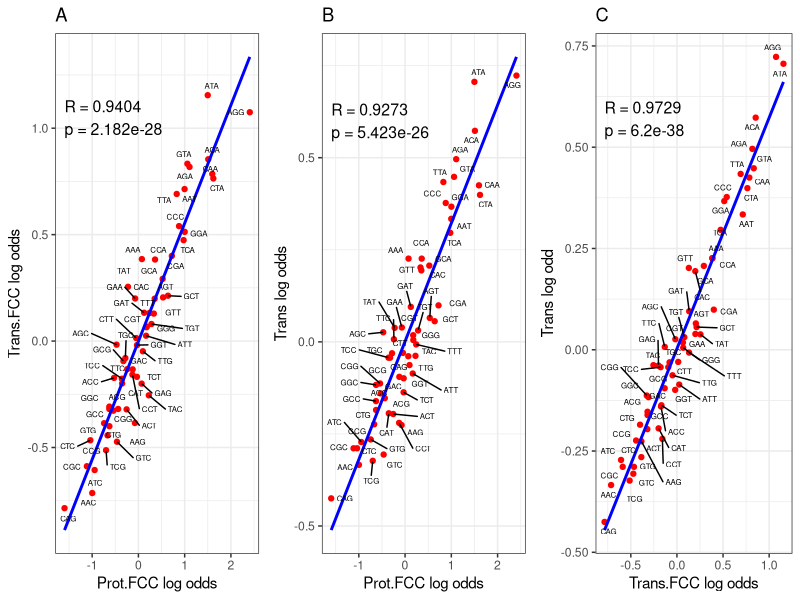

R code for this plot:
library(ggplot2)
library(ggrepel)
library(gridExtra)

prot_FCC <- read.csv("Prot_FCC_log_odds.csv")
trans_FCC <- read.csv("Trans_FCC_log_odds.csv")
trans <- read.csv("Trans_log_odds.csv")

#Rename columns of the log_odds in each 
names(prot_FCC)[names(prot_FCC) == "Log_Odds"] <- "Prot.FCC.odds"
names(trans_FCC)[names(trans_FCC) == "Log_Odds"] <- "Trans.FCC.odds"
names(trans)[names(trans) == "Log_Odds"] <- "Trans.odds"
#Renaming the columns of the std errors in each 
names(prot_FCC)[names(prot_FCC) == "Std_Error"] <- "Prot.FCC.Std"
names(trans_FCC)[names(trans_FCC) == "Std_Error"] <- "Trans.FCC.Std"
names(trans)[names(trans) == "Std_Error"] <- "Trans.Std"

merged_list <- list(prot_FCC, trans_FCC, trans)
#Merging the data frames within merged_list using the base reduce function -- this is not the most efficient for large data sets -
#I will consider using the reduce() function from tidyverse as it is more fast/efficient
merged_df <- Reduce(function(x,y) merge(x,y, by = c("Amino_acid","Codon"), all=TRUE), merged_list)

merged_df <- merged_df[, c("Amino_acid", "Codon",  
                           "Prot.FCC.odds", "Prot.FCC.Std", 
                           "Trans.FCC.odds", "Trans.FCC.Std",  
                           "Trans.odds", "Trans.Std", 
                           "Last_base")]
#Extracting the log odds columns from each df
Prot_FCC <- unlist(merged_df$Prot.FCC.odds)
Trans_FCC <- unlist(merged_df$Trans.FCC.odds)
Trans <- unlist(merged_df$Trans.odds)
#Performing a pearson correlation test between the three metrics
cor_test1 <- cor.test(Prot_FCC, Trans_FCC, method = "pearson")
cor_test2 <- cor.test(Prot_FCC, Trans, method = "pearson")
cor_test3 <- cor.test(Trans, Trans_FCC, method = "pearson")
#Pulling out the R-values and P-values to a variable
r1_value <- round(cor_test1$estimate, digits = 4)
p1_value <- signif(cor_test1$p.value, digits = 4)
r2_value <- round(cor_test2$estimate, digits = 4)
p2_value <- signif(cor_test2$p.value, digits = 4)
r3_value <- round(cor_test3$estimate, digits = 4)
p3_value <- signif(cor_test3$p.value, digits = 4)

                    
  p1 <- ggplot(merged_df, aes(x = merged_df$Prot.FCC.odds, y = merged_df$Trans.FCC.odds)) +
    geom_point(color = "red") +  
    geom_smooth(method = "lm", color = "blue", se = FALSE) +  
    geom_text_repel(aes(label = Codon), size = 2, max.overlaps = Inf) +  
    labs(x = "Prot.FCC log odds", y = "Trans.FCC log odds", title = "A") +
    annotate("text", x = min(merged_df$Prot.FCC.odds), y = 1.05,
             label = paste0("R = ", r1_value, "\np = ", p1_value),
             hjust = 0, size = 4) +
    theme(aspect.ratio=1) +
    theme_bw()
  
  p2 <- ggplot(merged_df, aes(x = merged_df$Prot.FCC.odds, y = merged_df$Trans.odds)) +
    geom_point(color = "red") +  
    geom_smooth(method = "lm", color = "blue", se = FALSE) +  
    geom_text_repel(aes(label = Codon), size = 2, max.overlaps = Inf) +  
    labs(x = "Prot.FCC log odds", y = "Trans log odds", title = "B") +
    annotate("text", x = min(merged_df$Prot.FCC.odds), y = 0.6,
             label = paste0("R = ", r2_value, "\np = ", p2_value),
             hjust = 0, size = 4) +
    theme(aspect.ratio=1) +
    theme_bw()

p3 <- ggplot(merged_df, aes(x = merged_df$Trans.FCC.odds, y = merged_df$Trans.odds)) +
    geom_point(color = "red") +  
    geom_smooth(method = "lm", color = "blue", se = FALSE) +  
    geom_text_repel(aes(label = Codon), size = 2, max.overlaps = Inf) +  
    labs(x = "Trans.FCC log odds", y = "Trans log odd", title = "C") +
    annotate("text", x = min(merged_df$Trans.FCC.odds), y = 0.57,
             label = paste0("R = ", r3_value, "\np = ", p3_value),
             hjust = 0, size = 4) +
    theme(aspect.ratio=1) +
    theme_bw()
pdf("Figure_2C-E.pdf", height=5, width=15)
grid.arrange(p1, p2, p3, nrow = 1)

dev.off()



  # Generate scatter plot
    # Open PDF
    # Loop through each plot pair and generate the scatter plots
      # Print plot to PDF
